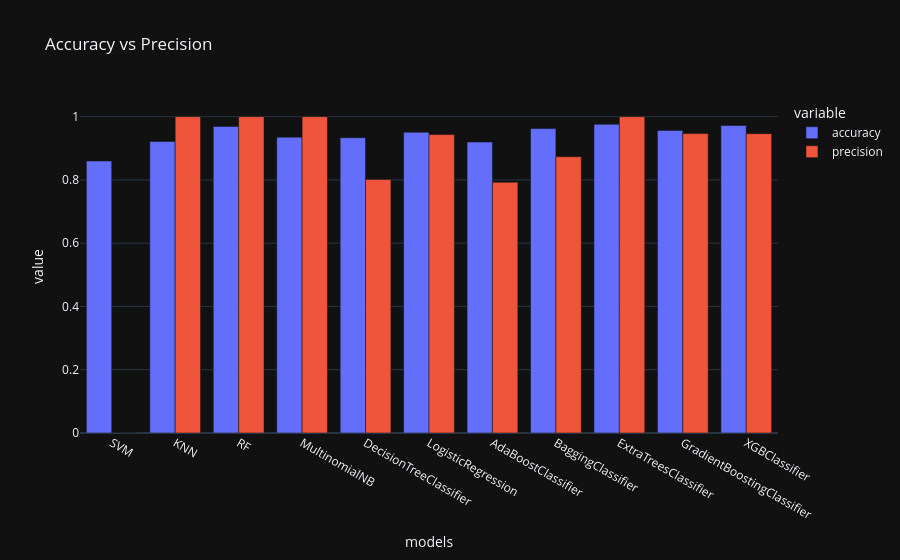

Notebook source saved alongside this figure:
### Code cell
px.bar(performance_df, x='models', y=['accuracy', 'precision'], barmode='group', title='Accuracy vs Precision')

### Figure 1 — Plotly figure (JSON) as saved in the notebook; plotly's stock layout.template omitted (floating-point values rounded to 4 significant figures)
{"data": [{"alignmentgroup": "True", "hovertemplate": "variable=accuracy<br>models=%{x}<br>value=%{y}<extra></extra>", "legendgroup": "accuracy", "marker": {"color": "#636efa", "pattern": {"shape": ""}}, "name": "accuracy", "offsetgroup": "accuracy", "orientation": "v", "showlegend": true, "textposition": "auto", "type": "bar", "x": ["SVM", "KNN", "RF", "MultinomialNB", "DecisionTreeClassifier", "LogisticRegression", "AdaBoostClassifier", "BaggingClassifier", "ExtraTreesClassifier", "GradientBoostingClassifier", "XGBClassifier"], "xaxis": "x", "y": [0.8598, 0.9217, 0.9691, 0.9352, 0.9333, 0.9507, 0.9197, 0.9623, 0.9758, 0.9565, 0.972], "yaxis": "y"}, {"alignmentgroup": "True", "hovertemplate": "variable=precision<br>models=%{x}<br>value=%{y}<extra></extra>", "legendgroup": "precision", "marker": {"color": "#EF553B", "pattern": {"shape": ""}}, "name": "precision", "offsetgroup": "precision", "orientation": "v", "showlegend": true, "textposition": "auto", "type": "bar", "x": ["SVM", "KNN", "RF", "MultinomialNB", "DecisionTreeClassifier", "LogisticRegression", "AdaBoostClassifier", "BaggingClassifier", "ExtraTreesClassifier", "GradientBoostingClassifier", "XGBClassifier"], "xaxis": "x", "y": [0.0, 1.0, 1.0, 1.0, 0.8016, 0.9434, 0.7925, 0.8732, 1.0, 0.9464, 0.9462], "yaxis": "y"}], "layout": {"barmode": "group", "legend": {"title": {"text": "variable"}, "tracegroupgap": 0}, "title": {"text": "Accuracy vs Precision"}, "xaxis": {"anchor": "y", "domain": [0, 1], "title": {"text": "models"}}, "yaxis": {"anchor": "x", "domain": [0, 1], "title": {"text": "value"}}}}
